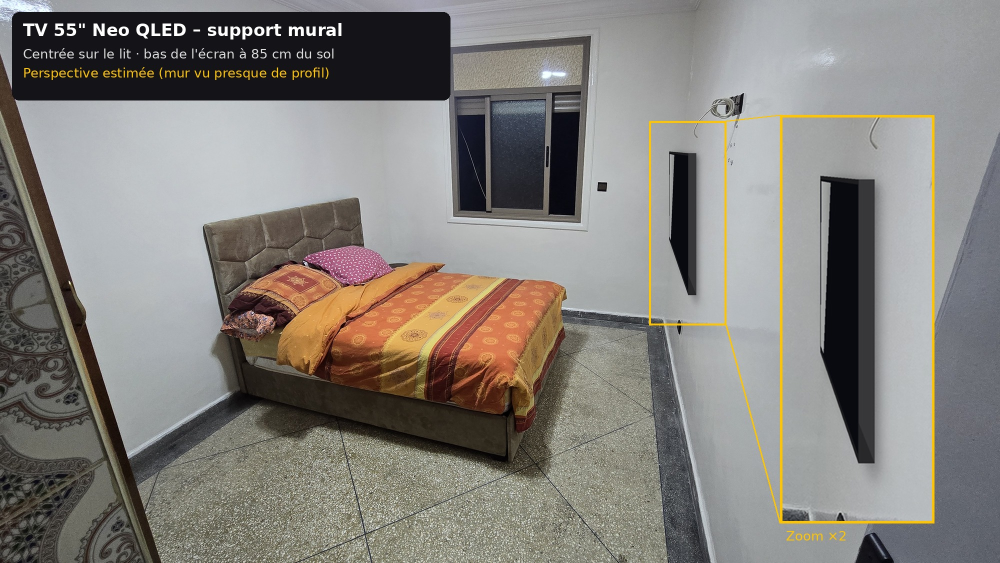
#> input picture simulation-tv/photo_simulation.jpg, 2000 x 1126 px (shown at 1/2 size)
$ python vue_lit_tv.py photo_simulation.jpg vue_lit_tv.jpg
#> lines starting #> are read from the running program, lines starting #| are printed output that depends on the picture
"""TV 55" incrustée sur la photo prise depuis le lit (mur vu de face).

Échelle estimée sur le mur : ~300 px/m dans le repère 2000 px
(plafond ≈ 2,77 m pour ~830 px, largeur du mur ≈ 3,9 m).
La TV est centrée sur les prises existantes, qu'elle cache.
"""
from PIL import Image, ImageDraw, ImageFilter
import sys

SRC, OUT = sys.argv[1], sys.argv[2]
PPM = 300                         # px par mètre sur le plan du mur
CX, TOP = 1035, 262               # centre horizontal et haut de l'écran (px)
W, H = round(1.227 * PPM), round(0.706 * PPM)

img = Image.open(SRC).convert("RGB")
#> img is the input picture: PIL image 2000x1126 RGB; mean R, G, B 132.1, 128.5, 123.5
img = img.resize((2000, round(img.height * 2000 / img.width)), Image.LANCZOS)
S = 3
big = img.resize((img.width * S, img.height * S), Image.LANCZOS).convert("RGBA")
x0, y0, x1, y1 = (CX - W / 2) * S, TOP * S, (CX + W / 2) * S, (TOP + H) * S

shadow = Image.new("RGBA", big.size, (0, 0, 0, 0))
#> shadow: PIL image 6000x3378 RGBA; every value is 0
ImageDraw.Draw(shadow).rectangle((x0 + 6 * S, y0 + 10 * S, x1 + 6 * S, y1 + 14 * S), fill=(0, 0, 0, 120))
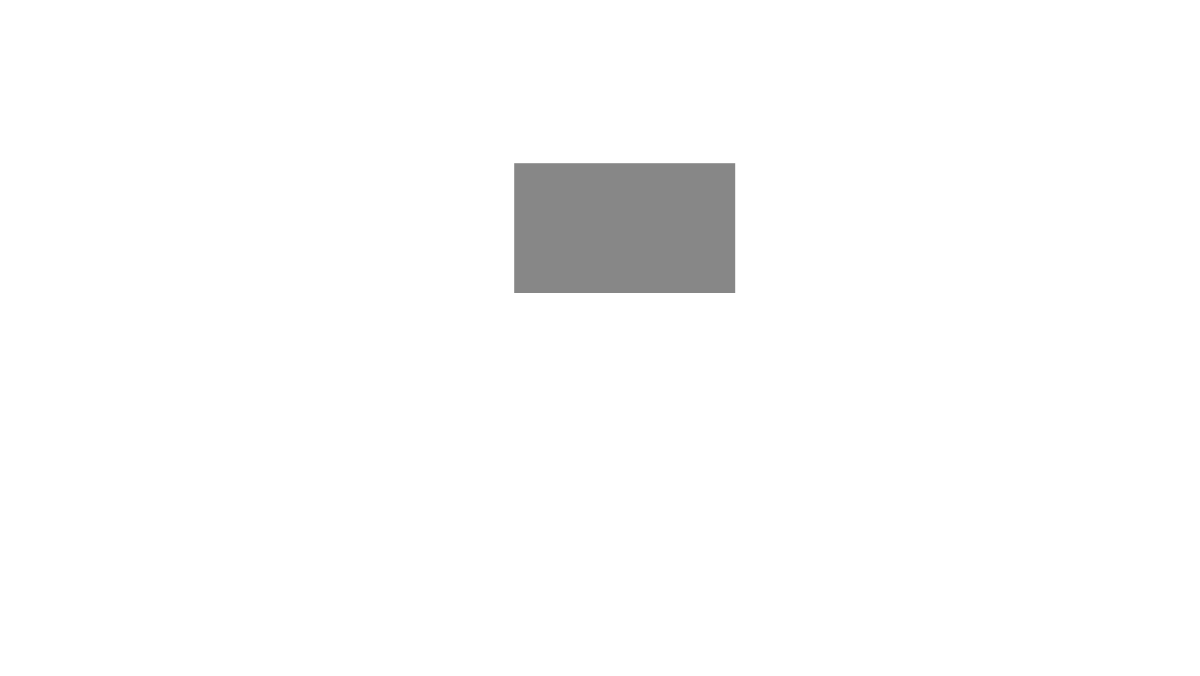
#> shadow: PIL image 6000x3378 RGBA (shown at 1/5 size); mean R, G, B, A 0, 0, 0, 4.2; transparent parts drawn white
big = Image.alpha_composite(big, shadow.filter(ImageFilter.GaussianBlur(9 * S)))
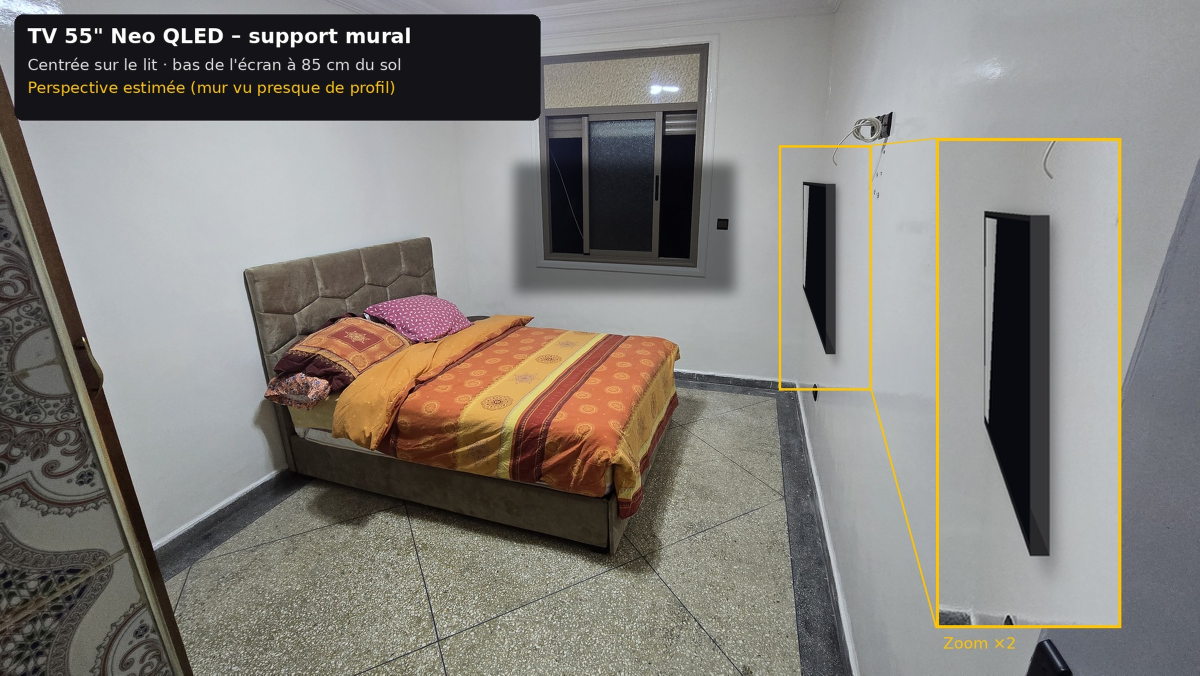
#> big: PIL image 6000x3378 RGBA (shown at 1/5 size); mean R, G, B, A 130.3, 126.7, 121.7, 255

# image à l'écran : paysage lac au crépuscule (dégradé)
sw, sh = int(x1 - x0), int(y1 - y0)
screen = Image.new("RGB", (sw, sh))
#> screen: PIL image 1104x636 RGB; every value is 0
sd = ImageDraw.Draw(screen)
for y in range(sh):
    t = y / sh
    if t < 0.55:
        k = t / 0.55
        c = (int(40 + 200 * k), int(70 + 110 * k), int(140 + 60 * k))
    else:
        k = (t - 0.55) / 0.45
        c = (int(200 - 160 * k), int(170 - 120 * k), int(190 - 90 * k))
    sd.line([(0, y), (sw, y)], fill=c)
hill = [(0, sh * 0.58), (sw * 0.18, sh * 0.47), (sw * 0.35, sh * 0.53), (sw * 0.55, sh * 0.42),
        (sw * 0.78, sh * 0.52), (sw, sh * 0.46), (sw, sh * 0.58)]
sd.polygon(hill, fill=(38, 52, 82))
sd.polygon([(x, sh * 1.16 - y) for x, y in hill], fill=(60, 72, 104))
screen = screen.filter(ImageFilter.GaussianBlur(2 * S))
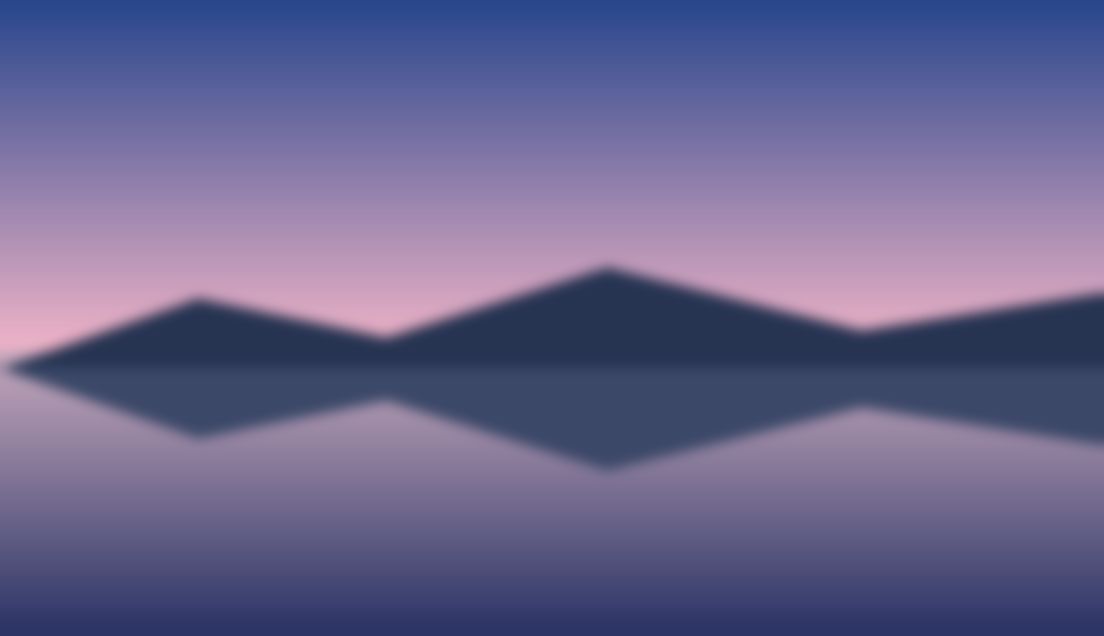
#> screen: PIL image 1104x636 RGB; mean R, G, B 104.6, 100.4, 142.1

d = ImageDraw.Draw(big)
d.rectangle((x0, y0, x1, y1), fill=(18, 18, 20, 255))
bz = 4 * S
big.paste(screen.resize((sw - 2 * bz, sh - 2 * bz)), (int(x0 + bz), int(y0 + bz)))
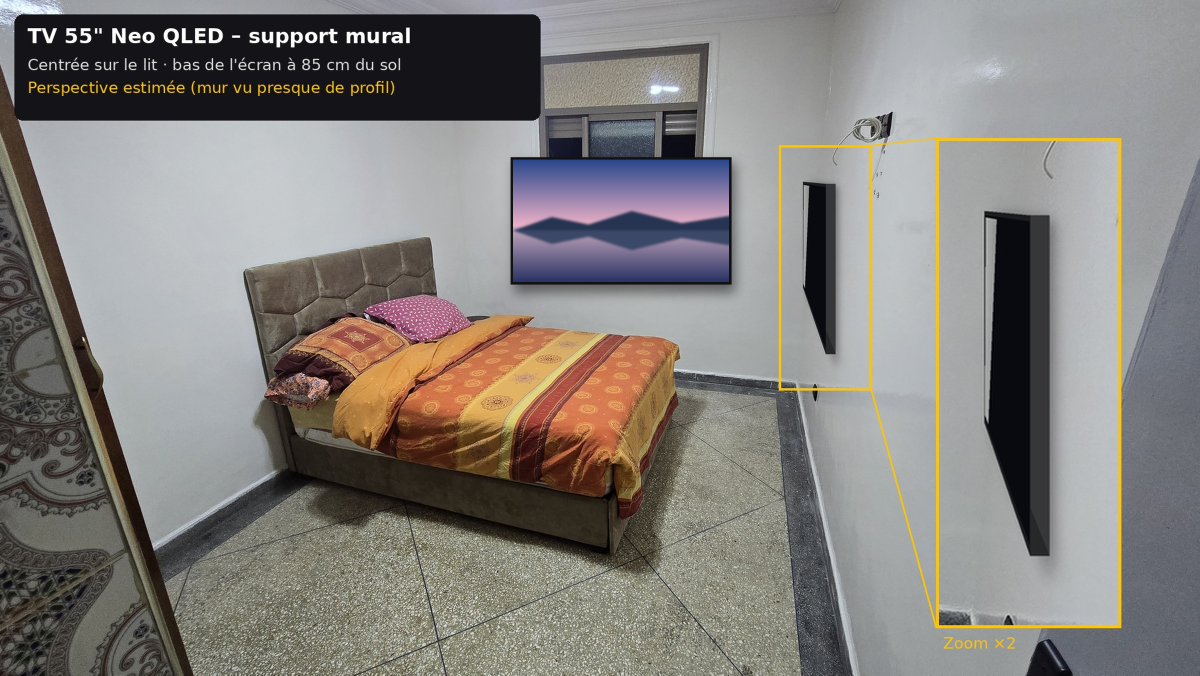
#> big: PIL image 6000x3378 RGBA (shown at 1/5 size); mean R, G, B, A 131.7, 127.9, 124.2, 255
refl = Image.new("RGBA", big.size, (0, 0, 0, 0))
ImageDraw.Draw(refl).polygon([(x0 + bz, y0 + bz), (x0 + sw * 0.35, y0 + bz), (x0 + sw * 0.12, y1 - bz), (x0 + bz, y1 - bz)],
          fill=(255, 255, 255, 14))
big = Image.alpha_composite(big, refl)
big.resize(img.size, Image.LANCZOS).convert("RGB").save(OUT, quality=92)
print("ok", W, H)

$ run again, on simulation-tv/vue_lit_tv_realiste.jpg
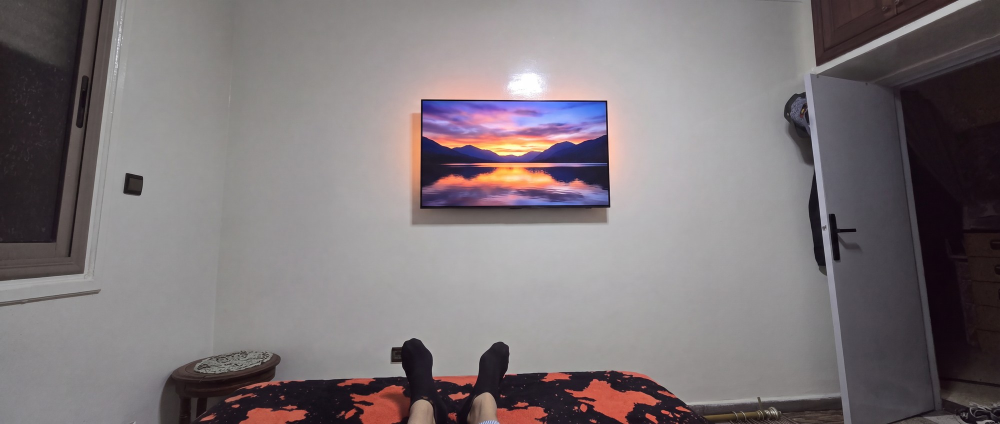
#> input picture simulation-tv/vue_lit_tv_realiste.jpg, 2000 x 848 px (shown at 1/2 size)
#> img is the input picture: PIL image 2000x848 RGB; mean R, G, B 125.3, 117.6, 120.4
#> `ImageDraw.Draw(shadow).rectangle((x0 + 6 * S, y0 + 10 * S, x1 + 6 * S,..`:
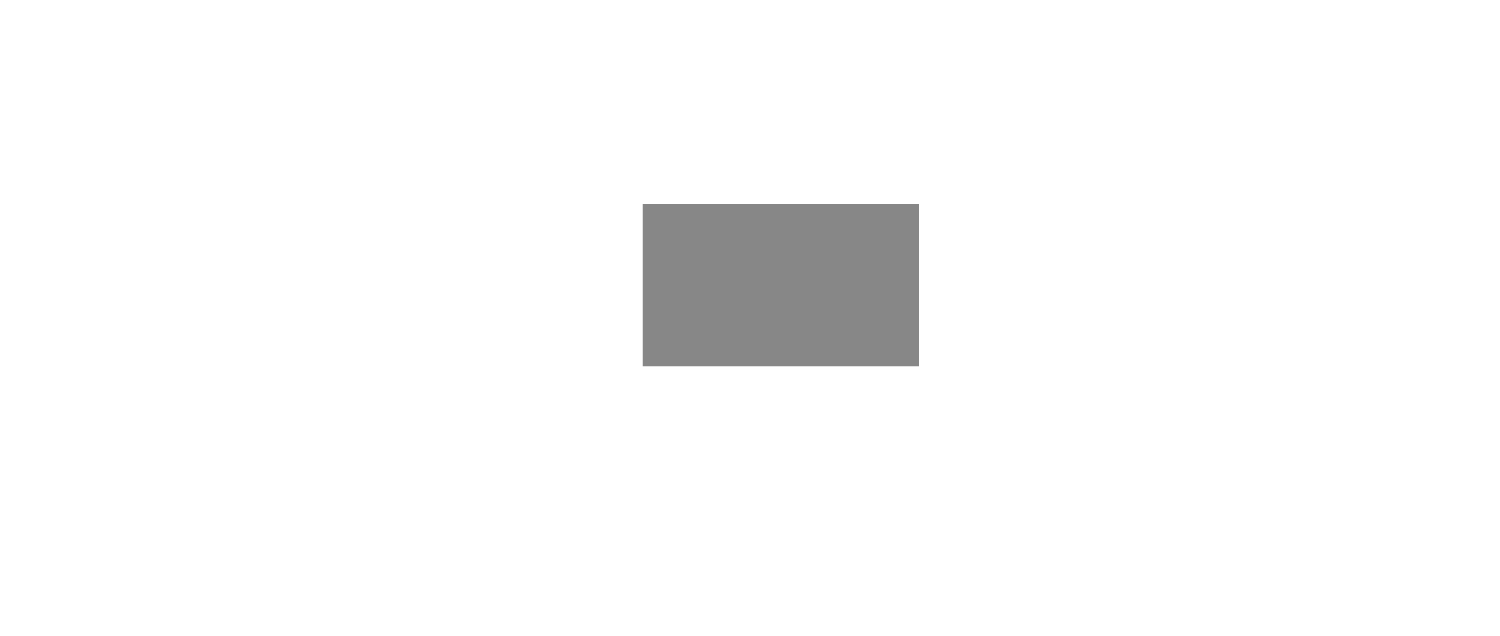
#> shadow: PIL image 6000x2544 RGBA (shown at 1/4 size); mean R, G, B, A 0, 0, 0, 5.6; transparent parts drawn white
#> `big.paste(screen.resize((sw - 2 * bz, sh - 2 * bz)), (int(x0 + bz), in..`:
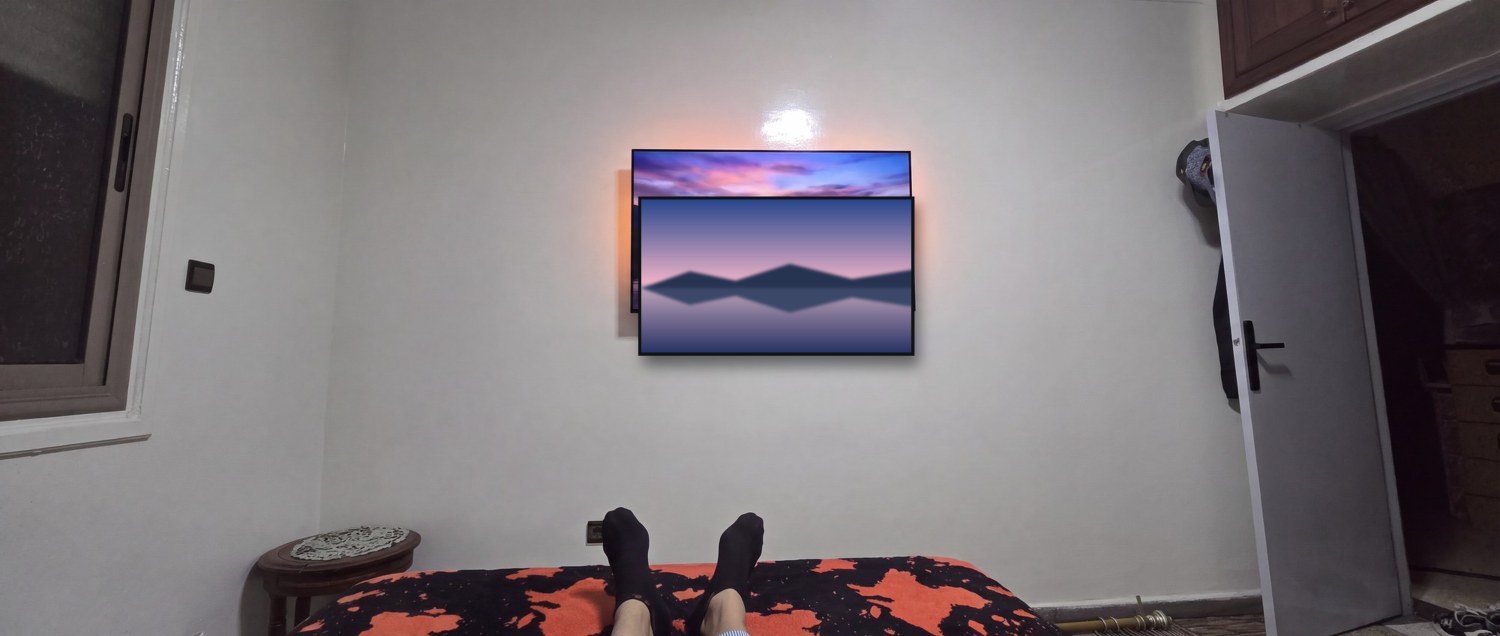
#> big: PIL image 6000x2544 RGBA (shown at 1/4 size); mean R, G, B, A 123.2, 116.8, 120.9, 255
